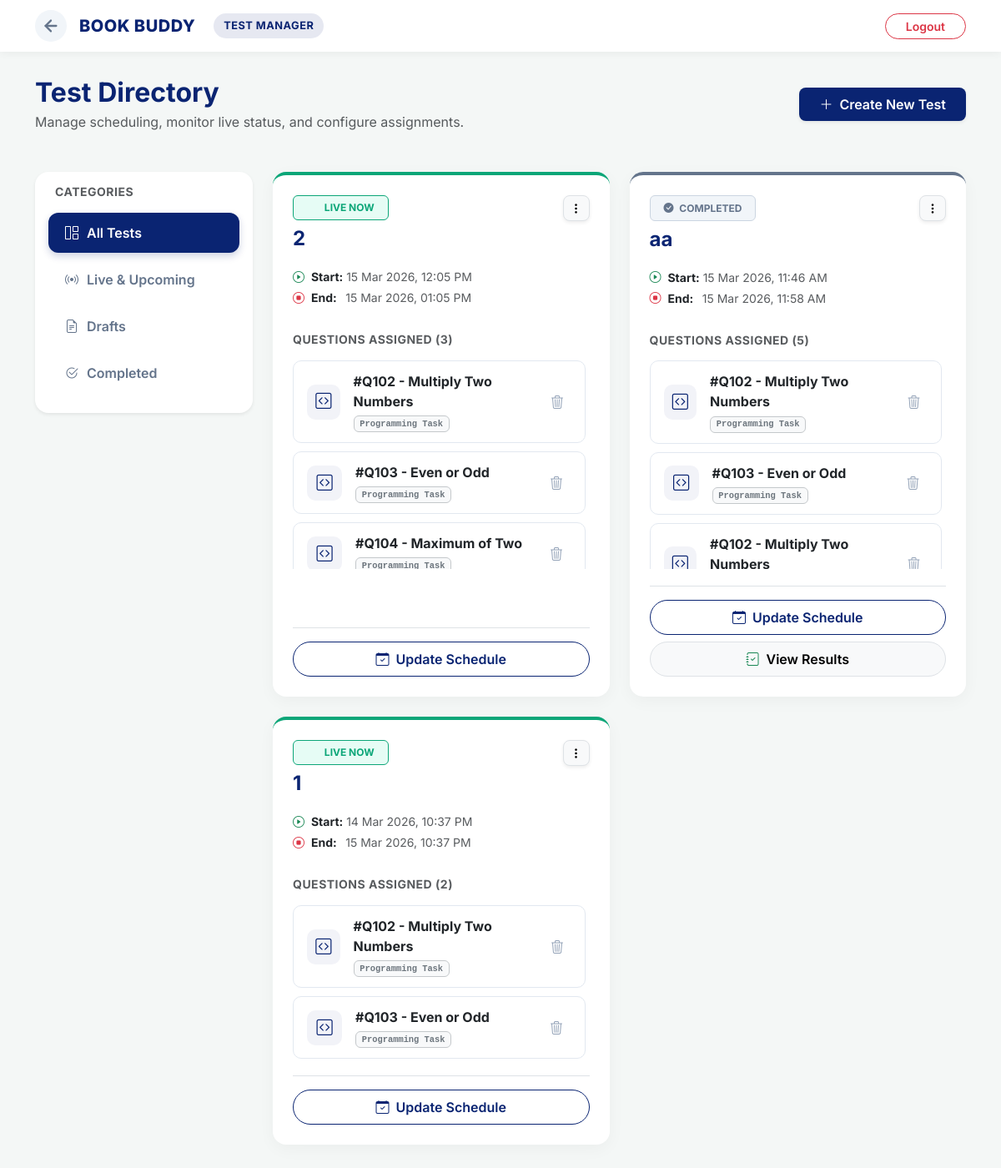
/test_maintain (signed in), run on the app's committed database.
### app.py (models this page shows, shortened)
class Testmaintain(db.Model):
    __tablename__ = 'test_maintain'
    id = db.Column(db.Integer, primary_key=True)
    test_title = db.Column(db.String(50))
    date = db.Column(db.Date)
    start_time = db.Column(db.DateTime)
    end_time = db.Column(db.DateTime)
    status = db.Column(db.String(20), default='draft')
    total_points = db.Column(db.Integer, default=0)
    question_id = db.Column(db.Integer, db.ForeignKey('question.id'), nullable=False)

class Question(db.Model):
    id = db.Column(db.Integer, primary_key=True)
    question_id = db.Column(db.String(20))
    title = db.Column(db.String(200))
    description = db.Column(db.Text)
    input_format = db.Column(db.Text)
    output_format = db.Column(db.Text)
    constraints = db.Column(db.Text)
    explanation = db.Column(db.Text)
    difficulty = db.Column(db.String(20))
    test_cases = db.relationship('TestCase', backref='question', lazy=True, cascade='all, delete-orphan')

### app.py (the view)
@app.route('/test_maintain')
@login_required
def test_maintain():
    all_entries = Testmaintain.query.all()
    now = datetime.now()
    questions_dict = {q.id: q for q in Question.query.all()}
    for entry in all_entries:
        if entry.status == 'live' and entry.end_time and now > entry.end_time:
            entry.status = 'completed'
        entry.question = questions_dict.get(entry.question_id)
    db.session.commit()
    grouped_tests = defaultdict(list)
    for entry in all_entries:
        grouped_tests[entry.test_title].append(entry)
    return render_template('test_maintain.html', grouped_tests=grouped_tests, now=now)

### app.py (called while the page is built)
def ist_now():
    return datetime.now(IST_TZ).replace(tzinfo=None)

@app.context_processor
def inject_now():
    return {'now': ist_now()}

@login_manager.user_loader
def load_user(user_id):
    student = Student.query.get(int(user_id))
    if student:
        return student
    return User.query.get(int(user_id))

### templates/test_maintain.html (shortened to what this page needs)
<!DOCTYPE html>
<html lang="en">
<head>
    <link href="https://cdn.jsdelivr.net/npm/bootstrap@5.3.0/dist/css/bootstrap.min.css" rel="stylesheet">
    <link rel="stylesheet" href="https://cdn.jsdelivr.net/npm/bootstrap-icons@1.11.1/font/bootstrap-icons.css">
</head>
<body>
    <nav class="navbar sticky-top">
        <div class="container d-flex justify-content-between align-items-center">
            <div class="d-flex align-items-center">
                <a href="/admin" class="back-link" title="Back to Dashboard">
                    <svg width="22" height="22" viewBox="0 0 24 24" fill="none" stroke="currentColor" stroke-width="2.5" stroke-linecap="round" stroke-linejoin="round">
                        <line x1="19" y1="12" x2="5" y2="12"></line>
                        <polyline points="12 19 5 12 12 5"></polyline>
                    </svg>
                </a>
                <a class="brand-wrapper" href="/admin">
                    <h2 class="brand-name d-none d-sm-block">BOOK BUDDY</h2>
                    <span class="admin-badge d-none d-md-inline-block">TEST MANAGER</span>
                </a>
            </div>
            <div class="ms-auto">
                <a href="/logout" class="btn btn-outline-danger btn-sm px-4 rounded-pill fw-semibold">Logout</a>
            </div>
        </div>
    </nav>
    <main class="container">
        <div class="d-flex flex-column flex-md-row justify-content-between align-items-md-center mb-5 gap-3">
            <div>
                <h2 class="fw-bold mb-1" style="color: var(--brand-navy);">Test Directory</h2>
                <p class="text-muted mb-0">Manage scheduling, monitor live status, and configure assignments.</p>
            </div>
            <a href="/create_test" class="btn btn-custom-navy shadow-sm py-2 px-4 rounded-3">
                <i class="bi bi-plus-lg me-2"></i>Create New Test
            </a>
        </div>
        <div class="row g-4">
            <div class="col-lg-3">
                <div class="sticky-sidebar bg-white p-3 rounded-4 shadow-sm">
                    <h6 class="text-uppercase fw-bold text-muted small mb-3 ps-2" style="letter-spacing: 0.5px;">Categories</h6>
                    <div class="nav flex-column filter-menu" id="testFilters">
                        <button class="nav-link active border-0 text-start w-100" onclick="setFilter('all', this)">
                            <i class="bi bi-grid-1x2"></i> All Tests
                        </button>
                        <button class="nav-link border-0 text-start w-100" onclick="setFilter('live', this)">
                            <i class="bi bi-broadcast"></i> Live & Upcoming
                        </button>
                        <button class="nav-link border-0 text-start w-100" onclick="setFilter('draft', this)">
                            <i class="bi bi-file-earmark-text"></i> Drafts
                        </button>
                        <button class="nav-link border-0 text-start w-100" onclick="setFilter('completed', this)">
                            <i class="bi bi-check2-circle"></i> Completed
                        </button>
                    </div>
                </div>
            </div>
            <div class="col-lg-9">
                <div class="row g-4" id="cards-container">
                    {% for title, entries in grouped_tests.items() %}
                    {% set first_entry = entries[0] %}
                    <div class="col-md-6 test-card-col" id="test-col-{{ loop.index }}" style="order: -{{ first_entry.id }};">
                        <div class="card test-card" id="card-{{ loop.index }}">
                            <div class="card-body p-4 d-flex flex-column h-100">
                                <div class="d-flex justify-content-between align-items-start mb-3">
                                    <div>
                                        <div id="badge-container-{{ loop.index }}" class="mb-2">
                                        </div>
                                        <h4 class="fw-bold mb-1" style="color: var(--brand-navy);">{{ title }}</h4>
                                    </div>
                                    <div class="dropdown">
                                        <button class="btn btn-light btn-sm shadow-sm border rounded-3" type="button" data-bs-toggle="dropdown">
                                            <i class="bi bi-three-dots-vertical"></i>
                                        </button>
                                    </div>
                                </div>
                                <div class="mb-4">
                                    <div class="text-muted small mb-2">
                                        {% if first_entry.start_time %}
                                            <div class="d-flex flex-column gap-1">
                                                <span><i class="bi bi-play-circle text-success me-1"></i> <strong class="text-dark">Start:</strong> {{ first_entry.start_time.strftime('%d %b %Y, %I:%M %p') }}</span>
                                                <span><i class="bi bi-stop-circle text-danger me-1"></i> <strong class="text-dark">End:&nbsp;&nbsp;</strong> {{ first_entry.end_time.strftime('%d %b %Y, %I:%M %p') }}</span>
                                            </div>
                                        {% else %}
                                            <span class="text-danger fw-bold"><i class="bi bi-clock-history me-1"></i> Draft: Schedule Not Set</span>
                                        {% endif %}
                                    </div>
                                </div>
                                <div class="flex-grow-1">
                                    <h6 class="text-uppercase small fw-bold text-muted mb-3" style="letter-spacing: 0.5px;">Questions Assigned ({{ entries|length }})</h6>
                                    <div class="question-list-wrapper">
                                        {% for entry in entries %}
                                        <div class="assigned-q-item">
                                            <div class="d-flex align-items-center gap-3">
                                                <div class="q-icon-wrapper">
                                                    <i class="bi bi-code-square"></i>
                                                </div>
                                                <div>
                                                    <span class="d-block fw-bold text-dark mb-0">#{{ entry.question.question_id }} - {{ entry.question.title }}</span>
                                                    <span class="badge bg-light text-secondary border border-secondary-subtle font-monospace mt-1" style="font-size: 0.65rem;">Programming Task</span>
                                                </div>
                                            </div>
                                            <a href="#" onclick="removeQuestion(event, '{{ url_for('delete_test_entry', entry_id=entry.id) }}')" class="btn-remove-q" title="Remove question">
                                                <i class="bi bi-trash3"></i>
                                            </a>
                                        </div>
                                        {% endfor %}
                                    </div>
                                </div>
                                <div class="d-grid gap-2 mt-auto pt-3 border-top">
                                    <button class="btn btn-outline-navy rounded-pill fw-semibold py-2" data-bs-toggle="modal" data-bs-target="#timeModal{{ loop.index }}">
                                        <i class="bi bi-calendar-check me-2"></i>Update Schedule
                                    </button>
                                    <a href="{{ url_for('test_results', test_id=first_entry.id) }}" id="results-btn-{{ loop.index }}" class="btn btn-light border rounded-pill fw-semibold py-2" style="display: none;">
                                        <i class="bi bi-journal-check me-2 text-success"></i>View Results
                                    </a>
                                </div>
                            </div>
                        </div>
                    </div>
                    {% endfor %}
                </div>
            </div>
        </div>
    </main>
</body>
</html>

### templates/test_maintain.html (style rules this page uses)
:root { --brand-navy: #0A2472; --brand-crimson: #740f28; --brand-white: #ffffff; --bg-light: #f4f7f6; --text-main: #334155; --text-muted: #64748b; --border-color: #e2e8f0; --status-live: #0ca678; --status-upcoming: #f59e0b; --status-completed: #64748b; --status-draft: #dc2626; }
body { background-color: var(--bg-light); font-family: 'Inter', sans-serif; color: var(--text-main); padding-bottom: 50px; }
.navbar { background-color: var(--brand-white); box-shadow: 0 2px 10px rgba(0, 0, 0, 0.05); padding: 12px 0; margin-bottom: 30px; }
.brand-wrapper { display: flex; align-items: center; gap: 12px; text-decoration: none; }
.brand-name { margin: 0; font-size: 1.25rem; font-weight: 800; color: var(--brand-navy); letter-spacing: 0.5px; }
.admin-badge { background-color: rgba(10, 36, 114, 0.1); color: var(--brand-navy); font-weight: 700; padding: 5px 12px; border-radius: 20px; font-size: 0.8rem; letter-spacing: 0.5px; margin-left: 10px; }
.back-link { color: var(--text-muted); transition: all 0.2s; display: flex; align-items: center; justify-content: center; padding: 8px; border-radius: 50%; background-color: #f1f5f9; text-decoration: none; margin-right: 15px; }
.sticky-sidebar { position: sticky; top: 100px; }
.filter-menu .nav-link { color: var(--text-muted); font-weight: 600; padding: 12px 20px; border-radius: 12px; margin-bottom: 8px; transition: all 0.2s; display: flex; align-items: center; gap: 10px; }
.filter-menu .nav-link.active { background-color: var(--brand-navy); color: var(--brand-white); box-shadow: 0 4px 10px rgba(10, 36, 114, 0.2); }
.test-card { border: none; border-radius: 16px; box-shadow: 0 5px 20px rgba(0, 0, 0, 0.04); transition: transform 0.2s, box-shadow 0.2s, border-top 0.3s; background-color: var(--brand-white); height: 100%; display: flex; flex-direction: column; border-top: 4px solid transparent; }
.status-border-live { border-top-color: var(--status-live) !important; }
.status-border-completed { border-top-color: var(--status-completed) !important; }
.question-list-wrapper { max-height: 250px; overflow-y: auto; padding-right: 5px; margin-bottom: 20px; }
.assigned-q-item { background-color: var(--brand-white); border: 1px solid var(--border-color); border-radius: 10px; padding: 12px 16px; margin-bottom: 10px; transition: all 0.2s ease-in-out; display: flex; justify-content: space-between; align-items: center; }
.assigned-q-item:last-child { margin-bottom: 0; }
.q-icon-wrapper { display: flex; align-items: center; justify-content: center; width: 42px; height: 42px; background-color: rgba(10, 36, 114, 0.05); color: var(--brand-navy); border-radius: 10px; font-size: 1.2rem; }
.btn-remove-q { color: #94a3b8; background: none; border: none; width: 35px; height: 35px; border-radius: 8px; transition: all 0.2s; display: flex; align-items: center; justify-content: center; text-decoration: none; }
.btn-custom-navy { background-color: var(--brand-navy); color: var(--brand-white); border: none; font-weight: 600; transition: all 0.3s; }
.btn-outline-navy { color: var(--brand-navy); border: 1px solid var(--brand-navy); font-weight: 600; transition: all 0.2s; background-color: transparent; }

### data on the page
Testmaintain: start_time "14 Mar 2026, 10:37 PM", end_time "15 Mar 2026, 10:37 PM", question.question_id "Q102", question "Multiply Two Numbers"
Testmaintain: question.question_id "Q103", question "Even or Odd"
Testmaintain: test_title "aa", start_time "15 Mar 2026, 11:46 AM", end_time "15 Mar 2026, 11:58 AM", entries "5", question.question_id "Q102", question "Multiply Two Numbers"
Testmaintain: question.question_id "Q103", question "Even or Odd"
Testmaintain: question.question_id "Q102", question "Multiply Two Numbers"
Testmaintain: start_time "15 Mar 2026, 12:05 PM", end_time "15 Mar 2026, 01:05 PM", question.question_id "Q102", question "Multiply Two Numbers"
Testmaintain: question.question_id "Q103", question "Even or Odd"
Testmaintain: question.question_id "Q104", question "Maximum of Two"

### other printed values
{{ title }} "1" "2"
{{ entries|length }} "2" "3"
